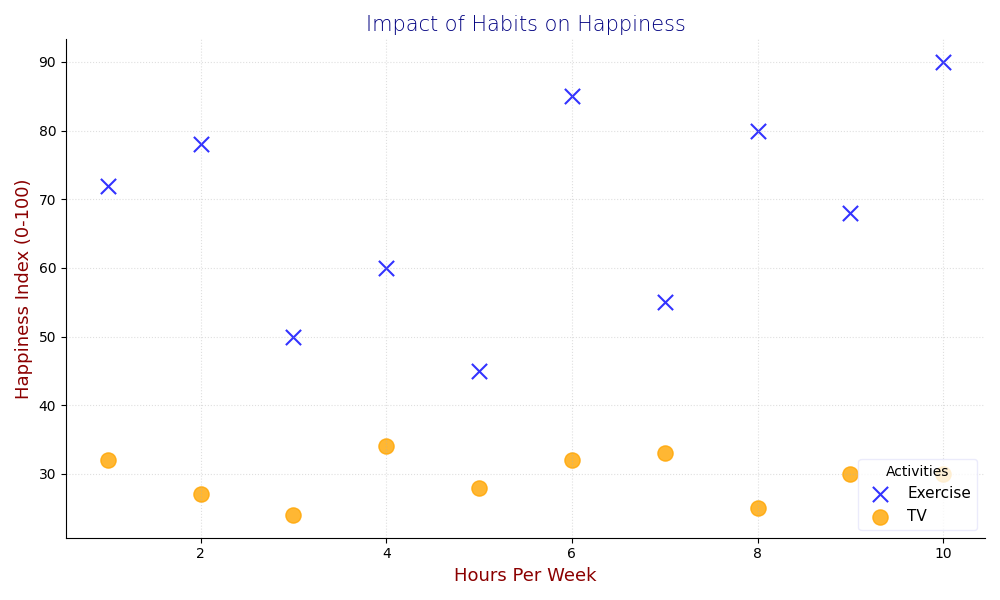

Write the Python code that produced this figure.
import matplotlib.pyplot as plt
import numpy as np

# Data
activity_hours = np.array([1, 2, 3, 4, 5, 6, 7, 8, 9, 10])
happiness_scores = np.array([72, 78, 50, 60, 45, 85, 55, 80, 68, 90])
tv_hours = np.array([1, 2, 3, 4, 5, 6, 7, 8, 9, 10])
tv_happiness_scores = np.array([32, 27, 24, 34, 28, 32, 33, 25, 30, 30])

fig, ax = plt.subplots(figsize=(10, 6))  # Changed size for variety
ax.scatter(activity_hours, happiness_scores, color='blue', label='Exercise', s=120, alpha=0.8, marker='x')
ax.scatter(tv_hours, tv_happiness_scores, color='orange', label='TV', s=120, alpha=0.8, marker='o')

ax.set_title('Impact of Habits on Happiness', fontsize=15, fontweight='light', color='navy')
ax.set_xlabel('Hours Per Week', fontsize=13, color='darkred')
ax.set_ylabel('Happiness Index (0-100)', fontsize=13, color='darkred')
ax.legend(title='Activities', fontsize=11, loc='lower right', edgecolor='lavender')
ax.grid(True, linestyle=':', alpha=0.4)

ax.spines['top'].set_visible(False)
ax.spines['right'].set_visible(False)

plt.tight_layout()
plt.show()
